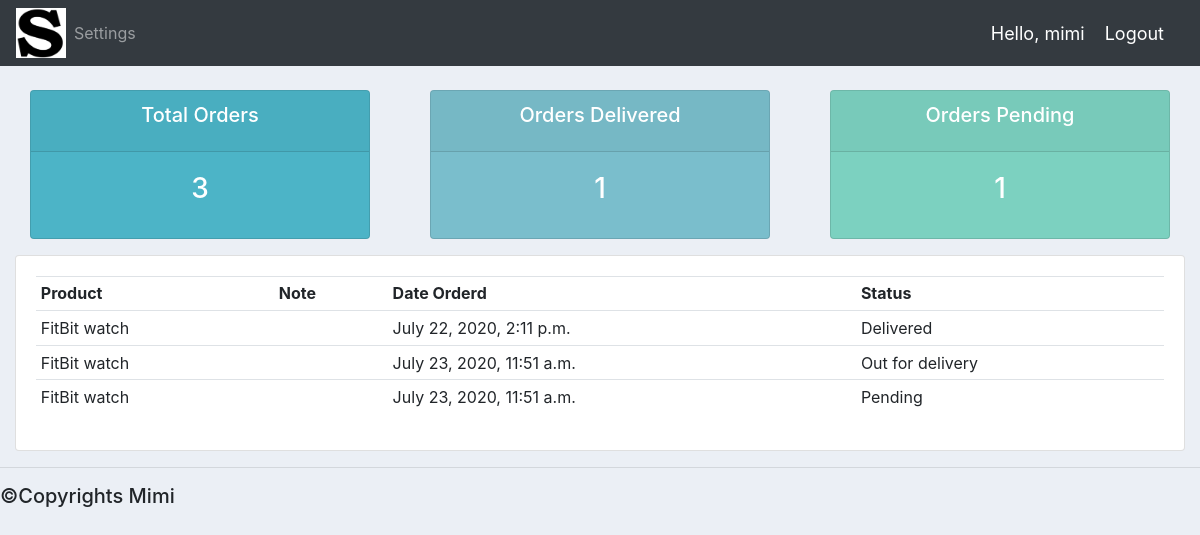
Screenshot of /user/ (signed in) with the database file from the repository.
### Accounts/models.py (models this page shows)
class Order(models.Model):
	STATUS = (
			('Pending', 'Pending'),
			('Out for delivery', 'Out for delivery'),
			('Delivered', 'Delivered'),
			)
	customer = models.ForeignKey(Customer, null=True, on_delete= models.SET_NULL)
	product = models.ForeignKey(Product, null=True, on_delete= models.SET_NULL)
	date_created = models.DateTimeField(auto_now_add=True, null=True)
	status = models.CharField(max_length=200, null=True, choices=STATUS)
	def __str__(self):
		return self.product.name

class Product(models.Model):
	CATEGORY = (
			('Indoor', 'Indoor'),
			('Out Door', 'Out Door'),
			)
	name = models.CharField(max_length=200, null=True)
	price = models.FloatField(null=True)
	category = models.CharField(max_length=200, null=True, choices=CATEGORY)
	description = models.CharField(max_length=200, null=True, blank=True)
	date_created = models.DateTimeField(auto_now_add=True, null=True)
	tags = models.ManyToManyField(Tag)
	def __str__(self):
		return self.name

### Accounts/decorators.py (the view)
		def wrapper_func(request, *args, **kwargs):
			group = None
			if request.user.groups.exists():
				group = request.user.groups.all()[0].name
			if group in allowed_roles:
				return view_func(request, *args, **kwargs)
			else:
				return HttpResponse('You are not authorized to view this page')

### Accounts/views.py (called while the page is built)
@login_required(login_url='login')
@allowed_users(allowed_roles=['customer'])
def userPage(request):
	orders = request.user.customer.order_set.all()
	total_orders = orders.count()
	delivered = orders.filter(status='Delivered').count()
	pending = orders.filter(status='Pending').count()
	print('ORDERS:', orders)
	context = {'orders':orders, 'total_orders':total_orders,
	'delivered':delivered,'pending':pending}
	return render(request, 'Accounts/user.html', context)

### Accounts/templates/Accounts/user.html
{%  extends 'Accounts/main.html' %}
{% block content %}
{%  include 'Accounts/status.html' %}
<div class="row">
	<div class="col-md">
		<div class="card card-body">
			<table class="table table-sm">
				<tr>
					<th>Product</th>
					<th>Note</th>
					<th>Date Orderd</th>
					<th>Status</th>
				</tr>
				{% for order in orders %}
				<tr>
					<td>{{order.product}}</td>
					<td>{{order.note}}</td>
					<td>{{order.date_created}}</td>
					<td>{{order.status}}</td>
				</tr>
				{% endfor %}
			</table>
		</div>
	</div>
</div>
{% endblock content %}

### Accounts/templates/Accounts/nav.html (shortened to what this page needs)
{% load static %}
<nav class="navbar navbar-expand-lg navbar-dark bg-dark">
 <img src="{% static 'images/im1.png' %}" width='50px' height='50px'>
  <div class="collapse navbar-collapse" id="navbarNav">
    <ul class="navbar-nav">
      {% if request.user.is_staff %}
      <li class="nav-item active">
        <a class="nav-link" href="{% url 'home' %}">Dashboard</a>
      </li>
      <li class="nav-item">
        <a class="nav-link" href="{% url 'products' %}">Products</a>
      </li>
      {% else %}
       <li class="nav-item">
        <a class="nav-link" href="{% url 'account' %}">Settings</a>
      </li>
      {% endif %}
    </ul>
  </div>
  <span class="hello-msg">Hello, {{request.user}}</span>
  <span ><a  class="hello-msg" href="{% url 'logout' %}">Logout</a></span>
</nav>

### static/css/main.css (style rules this page uses)
body { background-color: #ebeff5; }

### Accounts/templates/Accounts/nav.html (style rules this page uses)
.hello-msg { font-size: 18px; color: #fff; margin-right: 20px; }

### rows the page displays
Order: product "FitBit watch", date_created "July 22, 2020, 2:11 p.m.", status "Delivered"
Order: product "FitBit watch", date_created "July 23, 2020, 11:51 a.m.", status "Out for delivery"
Order: product "FitBit watch", date_created "July 23, 2020, 11:51 a.m.", status "Pending"

### other values shown
{{ request.user }} "mimi"
{{ total_orders }} "3"
{{ delivered }} "1"
{{ pending }} "1"
